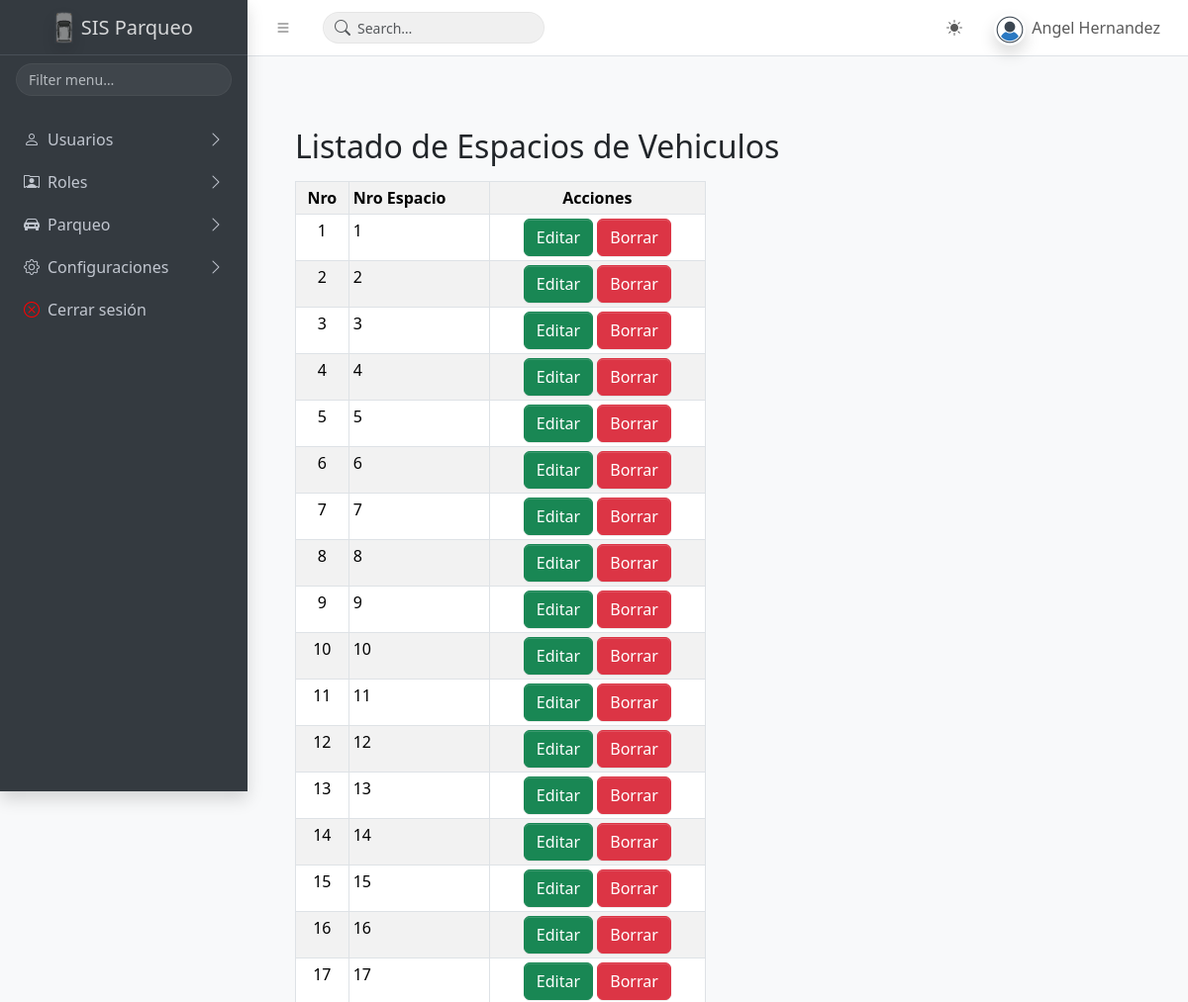
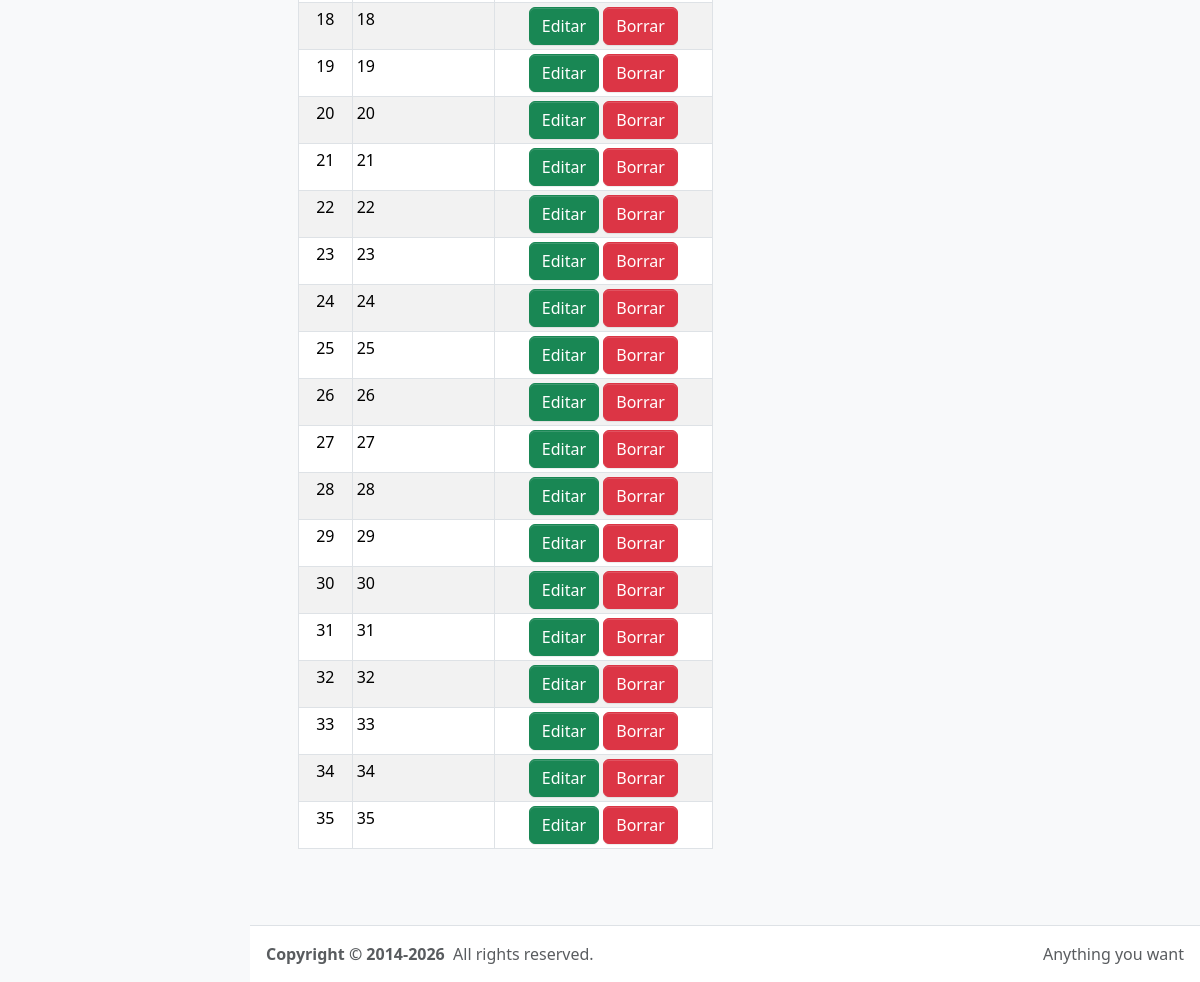
The page /parqueo/mapeo_de_vehiculos.php (signed in) on the database its author committed (2 pictures, top to bottom).
### tables this page shows
CREATE TABLE `tb_usuarios` (
  `id` int(11) NOT NULL,
  `nombres` varchar(255) DEFAULT NULL,
  `rol` varchar(255) DEFAULT NULL,
  `email` varchar(255) DEFAULT NULL,
  `email_verificado` varchar(255) DEFAULT NULL,
  `contrasena` varchar(255) DEFAULT NULL,
  `token` varchar(255) DEFAULT NULL,
  `fyh_creacion` datetime DEFAULT NULL,
  `fyh_actualizacion` datetime DEFAULT NULL,
  `fyh_eliminacion` datetime DEFAULT NULL,
  `estado` varchar(10) DEFAULT NULL
);

CREATE TABLE `tb_mapeos` (
  `id_map` int(11) NOT NULL,
  `nro_espacio` varchar(255) DEFAULT NULL,
  `estado_espacio` varchar(255) DEFAULT NULL,
  `observacion` varchar(255) DEFAULT NULL,
  `fyh_creacion` datetime DEFAULT NULL,
  `fyh_actualizacion` datetime DEFAULT NULL,
  `fyh_eliminacion` datetime DEFAULT NULL,
  `estado` varchar(10) DEFAULT NULL
);

### app/config.php (called while the page is built, shortened)
<?php
$URL = "http://localhost/www.sisparqueo.com";
?>

### layout/admin/datos_usuario.php (called while the page is built, shortened)
<?php
if (isset($_SESSION['usuario_sesion'])) {
    $usuario_sesion = $_SESSION['usuario_sesion'];
    $query_usuario_session = $pdo->prepare("SELECT * FROM tb_usuarios WHERE email = '$usuario_sesion' AND estado = 1");
    $query_usuario_session->execute();
    $session_usuarios = $query_usuario_session->fetchAll(PDO::FETCH_ASSOC);
    foreach ($session_usuarios as $usuario_loggeado){
    }
    $nombre_usuario_sesion = $usuario_loggeado['nombres'];
} else {
    header("Location: " . $URL . "/");
};
?>

### parqueo/mapeo_de_vehiculos.php (the view, shortened to what this page needs)
<?php
include('../app/config.php');
include('../layout/admin/datos_usuario.php');
?>
<!doctype html>
<html lang="es">
<head>
    <?php include("../layout/admin/head.php"); ?>
</head>
<body class="layout-fixed sidebar-expand-lg bg-body-tertiary">
    <div class="app-wrapper">
        <?php include("../layout/admin/navbar.php"); ?>
        <main class="app-main">
            <br>
            <div class="container-fluid p-5">
                <div class="row">
                    <h2 class="mb-3">Listado de Espacios de Vehiculos</h2>
                    <div class="col-md-6">
                        <table class="table table-bordered table-sm table-striped">
                            <th>
                                <center>Nro</center>
                            </th>
                            <th>Nro Espacio</th>
                            <th>
                                <center>Acciones</center>
                            </th>
                            <?php
                            $contador = 0;
                            $query_mapeo = $pdo->prepare("SELECT * FROM tb_mapeos WHERE estado = 1");
                            $query_mapeo->execute();
                            $mapeos = $query_mapeo->fetchAll(PDO::FETCH_ASSOC);
                            foreach ($mapeos as $mapeo) {
                                $contador = $contador + 1;
                            ?>
                                <tr>
                                    <td>
                                        <center><?php echo $contador; ?></center>
                                    </td>
                                    <td><?php echo $mapeo['nro_espacio']; ?></td>
                                    <td>
                                        <center>
                                            <a href="update.php?id=<?php echo $mapeo['id_map']; ?>" class="btn btn-success">Editar</a>
                                            <a href="delete.php?id=<?php echo $mapeo['id_map']; ?>" class="btn btn-danger">Borrar</a>
                                        </center>
                                    </td>
                                </tr>
                            <?php
                            }
                            ?>
                        </table>
                    </div>
                </div>
            </div>
        </main>
        <?php include("../layout/admin/footer.php"); ?>
    </div>
</body>
</html>

### layout/admin/navbar.php (shortened to what this page needs)
<nav class="app-header navbar navbar-expand bg-body">
        <div class="container-fluid">
          <ul class="navbar-nav">
            <li class="nav-item">
              <a
                class="nav-link"
                data-lte-toggle="sidebar"
                href="#"
                role="button"
                aria-label="Toggle sidebar"
              >
                <i class="bi bi-list"></i>
              </a>
            </li>
          </ul>
          <form
            class="navbar-search d-none d-md-block ms-3"
            role="search"
            action="./pages/search-results.html"
          >
            <div class="navbar-search-field">
              <input
                type="search"
                id="navbar-search-input"
                name="q"
                class="form-control"
                placeholder="Search…"
                autocomplete="off"
              />
              <button class="navbar-search-submit" type="submit" aria-label="Submit search">
                <i class="bi bi-search" aria-hidden="true"></i>
              </button>
            </div>
          </form>
          <ul class="navbar-nav ms-auto">
            <li class="nav-item dropdown">
              <a
                class="nav-link"
                href="#"
                id="bd-theme"
                aria-label="Toggle color scheme"
                data-bs-toggle="dropdown"
                aria-expanded="false"
              >
                <i class="bi bi-sun-fill" data-lte-theme-icon="light"></i>
              </a>
            </li>
            <li class="nav-item dropdown user-menu">
              <a href="#" class="nav-link dropdown-toggle" data-bs-toggle="dropdown">
                <img
                  src="<?php echo $URL;?>/public/imagenes/usuario.png"
                  class="user-image rounded-circle shadow"
                  alt="<?php echo $nombre_usuario_sesion; ?>"
                />
                <span class="d-none d-md-inline"><?php echo $nombre_usuario_sesion; ?></span>
              </a>
            </li>
          </ul>
        </div>
      </nav>
      <aside class="app-sidebar bg-body-secondary shadow" data-bs-theme="dark">
        <div class="sidebar-brand">
          <a href="<?php echo $URL; ?>/principal.php" class="brand-link">
            <img src="<?php echo $URL;?>/public/imagenes/logo.png" alt="SIS Parqueo" class="brand-image opacity-75 shadow"/>
            <span class="brand-text fw-light">SIS Parqueo</span>
          </a>
        </div>
        <div class="sidebar-search" role="search">
          <input
            type="search"
            id="sidebar-search-input"
            class="form-control form-control-sm"
            placeholder="Filter menu…"
            autocomplete="off"
            data-lte-toggle="sidebar-search"
            data-lte-target="#navigation"
          />
        </div>
        <div class="sidebar-wrapper">
          <nav class="mt-2" aria-label="Main navigation">
            <ul class="nav sidebar-menu flex-column" data-lte-toggle="treeview" data-accordion="false" id="navigation">
            <li class="nav-item">
                <a href="#" class="nav-link">
                    <i class="bi bi-person"></i>
                  <p>
                    Usuarios
                  </p>
                </a>
              </li>
            <li class="nav-item">
                <a href="#" class="nav-link">
                    <i class="bi bi-person-rolodex"></i>
                  <p>
                    Roles
                  </p>
                </a>
              </li>
              <li class="nav-item">
                <a href="#" class="nav-link">
                <i class="bi bi-car-front-fill"></i>
                  <p>
                    Parqueo
                  </p>
                </a>
              </li>
              <li class="nav-item">
                <a href="#" class="nav-link">
                <i class="bi bi-gear"></i>
                  <p>
                    Configuraciones
                  </p>
                </a>
              </li>
              <li class="nav-item">
                <a href="<?php echo $URL;?>/login/cerrar_sesion.php" class="nav-link">
                    <i class="bi bi-x-circle" style="color: red;"></i>
                    <p>Cerrar sesión</p>
                    </a>
              </li>
            </ul>
          </nav>
        </div>
      </aside>

### rows shown on the page
tb_usuarios: nombres "Angel Hernandez"
tb_mapeos: nro_espacio "1"
tb_mapeos: nro_espacio "2"
tb_mapeos: nro_espacio "3"
tb_mapeos: nro_espacio "4"
tb_mapeos: nro_espacio "5"
tb_mapeos: nro_espacio "6"
tb_mapeos: nro_espacio "7"
tb_mapeos: nro_espacio "8"
tb_mapeos: nro_espacio "9"
tb_mapeos: nro_espacio "10"
tb_mapeos: nro_espacio "11"
tb_mapeos: nro_espacio "12"
tb_mapeos: nro_espacio "13"
tb_mapeos: nro_espacio "14"
tb_mapeos: nro_espacio "15"
tb_mapeos: nro_espacio "16"
tb_mapeos: nro_espacio "17"
tb_mapeos: nro_espacio "18"
tb_mapeos: nro_espacio "19"
tb_mapeos: nro_espacio "20"
tb_mapeos: nro_espacio "21"
tb_mapeos: nro_espacio "22"
tb_mapeos: nro_espacio "23"
tb_mapeos: nro_espacio "24"
tb_mapeos: nro_espacio "25"
tb_mapeos: nro_espacio "26"
tb_mapeos: nro_espacio "27"
tb_mapeos: nro_espacio "28"
tb_mapeos: nro_espacio "29"
tb_mapeos: nro_espacio "30"
tb_mapeos: nro_espacio "31"
tb_mapeos: nro_espacio "32"
tb_mapeos: nro_espacio "33"
tb_mapeos: nro_espacio "34"
tb_mapeos: nro_espacio "35"
